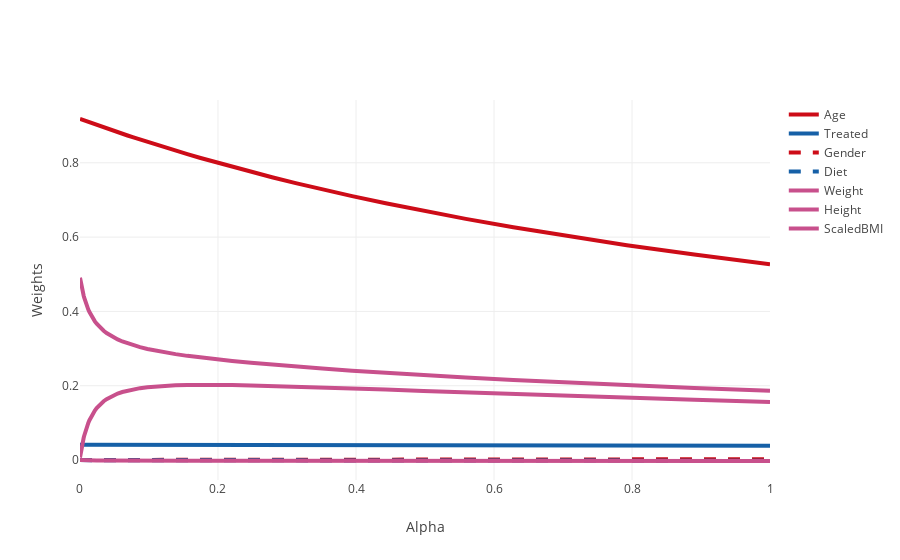

This figure's notebook cell:
### Code cell
'Age', 'Treated', 'Gender', 'FamilySize', 'Diet', 'Weight', 'Height', 'ScaledBMI'
trace0 = Scatter(
    x = alphas,
    y = Ridge_df['Age'],
    name = 'Age',
    line = dict(
        color = ('rgb(205, 12, 24)'),
        width = 4)
    )
trace1 = Scatter(
    x = alphas,
    y = Ridge_df['Treated'],
    name = 'Treated',
    line = dict(
        color = ('rgb(22, 96, 167)'),
        width = 4)
)
trace2 = Scatter(
    x = alphas,
    y = Ridge_df['Gender'],
    name = 'Gender',
    line = dict(
        color = ('rgb(205, 12, 24)'),
        width = 4,
        dash = 'dash') # dash options include 'dash', 'dot', and 'dashdot'
)
trace3 = Scatter(
    x = alphas,
    y = Ridge_df['Diet'],
    name = 'Diet',
    line = dict(
        color = ('rgb(22, 96, 167)'),
        width = 4,
        dash = 'dash')
)
trace4 = Scatter(
    x = alphas,
    y = Ridge_df['Weight'],
    name = 'Weight',
    line = dict(
        color = ('rgb(200, 80, 140)'),
        width = 4,)
)
trace5 = Scatter(
    x = alphas,
    y = Ridge_df['Height'],
    name = 'Height',
    line = dict(
        color = ('rgb(200, 80, 140)'),
        width = 4,)
)
trace6 = Scatter(
    x = alphas,
    y = Ridge_df['ScaledBMI'],
    name = 'ScaledBMI',
    line = dict(
        color = ('rgb(200, 80, 140)'),
        width = 4,)
)

data = [trace0, trace1, trace2, trace3, trace4, trace5, trace6]

layout = dict(xaxis = dict(title = 'Alpha'),
              yaxis = dict(title = 'Weights'),
              )

fig = dict(data = data, layout = layout)
plot.iplot(fig, filename='RidgeRegression.html')
